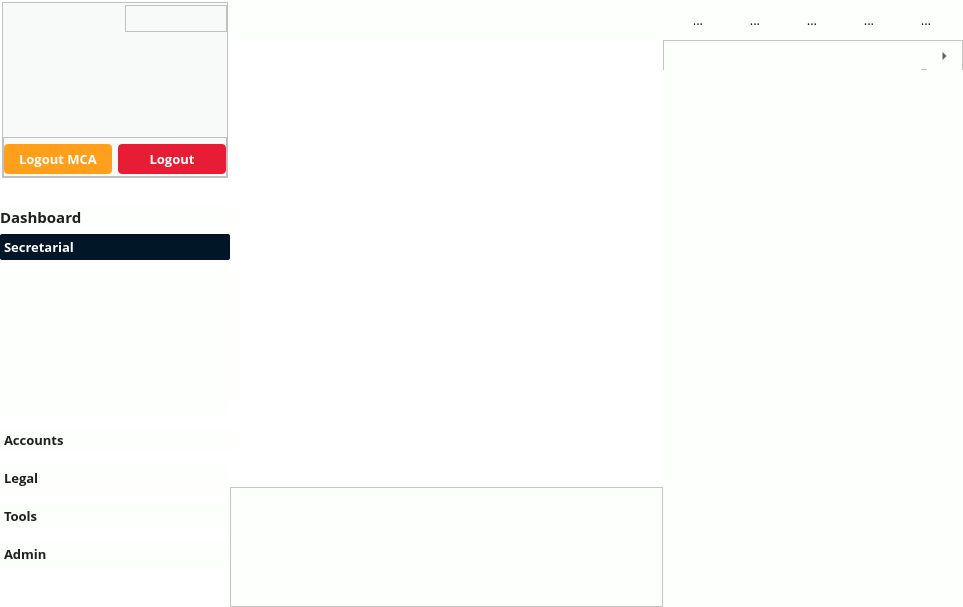
<?xml version="1.0" encoding="UTF-8"?>
<ui version="4.0">
 <class>HomePage</class>
 <widget class="QWidget" name="HomePage">
  <property name="geometry">
   <rect>
    <x>0</x>
    <y>0</y>
    <width>963</width>
    <height>607</height>
   </rect>
  </property>
  <property name="windowTitle">
   <string>Form</string>
  </property>
  <property name="styleSheet">
   <string notr="true">background-color: rgb(253, 255, 252);</string>
  </property>
  <layout class="QGridLayout" name="gridLayout">
   <property name="leftMargin">
    <number>0</number>
   </property>
   <property name="topMargin">
    <number>0</number>
   </property>
   <property name="rightMargin">
    <number>0</number>
   </property>
   <property name="bottomMargin">
    <number>0</number>
   </property>
   <property name="spacing">
    <number>0</number>
   </property>
   <item row="1" column="1">
    <widget class="QWidget" name="MainWindow" native="true">
     <property name="sizePolicy">
      <sizepolicy hsizetype="Expanding" vsizetype="Expanding">
       <horstretch>0</horstretch>
       <verstretch>0</verstretch>
      </sizepolicy>
     </property>
     <property name="font">
      <font>
       <family>Open Sans</family>
       <pointsize>10</pointsize>
       <stylestrategy>PreferAntialias</stylestrategy>
       <kerning>true</kerning>
      </font>
     </property>
     <property name="styleSheet">
      <string notr="true">background-color: rgb(255, 255, 255);</string>
     </property>
    </widget>
   </item>
   <item row="2" column="1">
    <widget class="QFrame" name="toasts">
     <property name="sizePolicy">
      <sizepolicy hsizetype="Expanding" vsizetype="Expanding">
       <horstretch>0</horstretch>
       <verstretch>0</verstretch>
      </sizepolicy>
     </property>
     <property name="minimumSize">
      <size>
       <width>0</width>
       <height>120</height>
      </size>
     </property>
     <property name="maximumSize">
      <size>
       <width>16777215</width>
       <height>120</height>
      </size>
     </property>
     <property name="font">
      <font>
       <family>Georgia</family>
       <pointsize>10</pointsize>
      </font>
     </property>
     <property name="frameShape">
      <enum>QFrame::StyledPanel</enum>
     </property>
     <property name="frameShadow">
      <enum>QFrame::Raised</enum>
     </property>
     <layout class="QHBoxLayout" name="horizontalLayout_2">
      <property name="leftMargin">
       <number>0</number>
      </property>
      <property name="topMargin">
       <number>0</number>
      </property>
      <property name="rightMargin">
       <number>0</number>
      </property>
      <property name="bottomMargin">
       <number>0</number>
      </property>
     </layout>
    </widget>
   </item>
   <item row="1" column="2" rowspan="2">
    <widget class="QWidget" name="RightBar" native="true">
     <property name="sizePolicy">
      <sizepolicy hsizetype="Expanding" vsizetype="Expanding">
       <horstretch>0</horstretch>
       <verstretch>0</verstretch>
      </sizepolicy>
     </property>
     <property name="minimumSize">
      <size>
       <width>0</width>
       <height>0</height>
      </size>
     </property>
     <property name="maximumSize">
      <size>
       <width>300</width>
       <height>16777215</height>
      </size>
     </property>
     <property name="font">
      <font>
       <family>Georgia</family>
       <pointsize>10</pointsize>
      </font>
     </property>
     <property name="styleSheet">
      <string notr="true"/>
     </property>
     <layout class="QGridLayout" name="gridLayout_2">
      <property name="leftMargin">
       <number>0</number>
      </property>
      <property name="topMargin">
       <number>0</number>
      </property>
      <property name="rightMargin">
       <number>0</number>
      </property>
      <property name="bottomMargin">
       <number>0</number>
      </property>
      <property name="horizontalSpacing">
       <number>0</number>
      </property>
      <item row="0" column="0">
       <widget class="QFrame" name="frame">
        <property name="minimumSize">
         <size>
          <width>0</width>
          <height>30</height>
         </size>
        </property>
        <property name="maximumSize">
         <size>
          <width>16777215</width>
          <height>30</height>
         </size>
        </property>
        <property name="font">
         <font>
          <family>Georgia</family>
          <pointsize>10</pointsize>
         </font>
        </property>
        <property name="frameShape">
         <enum>QFrame::StyledPanel</enum>
        </property>
        <property name="frameShadow">
         <enum>QFrame::Raised</enum>
        </property>
        <layout class="QHBoxLayout" name="horizontalLayout_3">
         <property name="leftMargin">
          <number>0</number>
         </property>
         <property name="topMargin">
          <number>0</number>
         </property>
         <property name="rightMargin">
          <number>0</number>
         </property>
         <property name="bottomMargin">
          <number>0</number>
         </property>
         <item>
          <widget class="QLabel" name="WidgetTitle">
           <property name="sizePolicy">
            <sizepolicy hsizetype="Expanding" vsizetype="Expanding">
             <horstretch>0</horstretch>
             <verstretch>0</verstretch>
            </sizepolicy>
           </property>
           <property name="minimumSize">
            <size>
             <width>0</width>
             <height>30</height>
            </size>
           </property>
           <property name="maximumSize">
            <size>
             <width>16777215</width>
             <height>40</height>
            </size>
           </property>
           <property name="font">
            <font>
             <family>Georgia</family>
             <pointsize>10</pointsize>
             <weight>75</weight>
             <bold>true</bold>
             <stylestrategy>PreferAntialias</stylestrategy>
            </font>
           </property>
           <property name="text">
            <string/>
           </property>
           <property name="alignment">
            <set>Qt::AlignCenter</set>
           </property>
          </widget>
         </item>
         <item>
          <widget class="QToolButton" name="closeRightBar">
           <property name="minimumSize">
            <size>
             <width>35</width>
             <height>30</height>
            </size>
           </property>
           <property name="maximumSize">
            <size>
             <width>35</width>
             <height>35</height>
            </size>
           </property>
           <property name="font">
            <font>
             <family>Georgia</family>
             <pointsize>10</pointsize>
            </font>
           </property>
           <property name="text">
            <string>...</string>
           </property>
           <property name="autoRaise">
            <bool>true</bool>
           </property>
           <property name="arrowType">
            <enum>Qt::RightArrow</enum>
           </property>
          </widget>
         </item>
        </layout>
       </widget>
      </item>
      <item row="1" column="0" colspan="2">
       <widget class="QWidget" name="WidgetWindow" native="true">
        <property name="sizePolicy">
         <sizepolicy hsizetype="Expanding" vsizetype="Expanding">
          <horstretch>0</horstretch>
          <verstretch>0</verstretch>
         </sizepolicy>
        </property>
        <property name="maximumSize">
         <size>
          <width>300</width>
          <height>16777215</height>
         </size>
        </property>
        <property name="font">
         <font>
          <family>Georgia</family>
          <pointsize>10</pointsize>
         </font>
        </property>
       </widget>
      </item>
     </layout>
    </widget>
   </item>
   <item row="0" column="1" colspan="2">
    <widget class="QWidget" name="HeadBar" native="true">
     <property name="sizePolicy">
      <sizepolicy hsizetype="Expanding" vsizetype="Expanding">
       <horstretch>0</horstretch>
       <verstretch>0</verstretch>
      </sizepolicy>
     </property>
     <property name="minimumSize">
      <size>
       <width>0</width>
       <height>40</height>
      </size>
     </property>
     <property name="maximumSize">
      <size>
       <width>16777215</width>
       <height>40</height>
      </size>
     </property>
     <property name="font">
      <font>
       <family>Open Sans</family>
       <pointsize>10</pointsize>
       <stylestrategy>PreferAntialias</stylestrategy>
       <kerning>true</kerning>
      </font>
     </property>
     <property name="styleSheet">
      <string notr="true">background-color: rgb(253, 255, 252);</string>
     </property>
     <layout class="QGridLayout" name="gridLayout_4">
      <property name="leftMargin">
       <number>0</number>
      </property>
      <property name="topMargin">
       <number>0</number>
      </property>
      <property name="rightMargin">
       <number>0</number>
      </property>
      <property name="bottomMargin">
       <number>0</number>
      </property>
      <item row="0" column="2">
       <widget class="QWidget" name="widget_2" native="true">
        <property name="maximumSize">
         <size>
          <width>301</width>
          <height>16777215</height>
         </size>
        </property>
        <property name="font">
         <font>
          <family>Open Sans</family>
          <pointsize>10</pointsize>
          <stylestrategy>PreferAntialias</stylestrategy>
          <kerning>true</kerning>
         </font>
        </property>
        <property name="styleSheet">
         <string notr="true">background-color: rgb(253, 255, 252);</string>
        </property>
        <layout class="QGridLayout" name="gridLayout_5">
         <property name="leftMargin">
          <number>5</number>
         </property>
         <property name="topMargin">
          <number>5</number>
         </property>
         <property name="rightMargin">
          <number>5</number>
         </property>
         <property name="bottomMargin">
          <number>5</number>
         </property>
         <item row="0" column="3">
          <widget class="QToolButton" name="News">
           <property name="sizePolicy">
            <sizepolicy hsizetype="Expanding" vsizetype="Expanding">
             <horstretch>0</horstretch>
             <verstretch>0</verstretch>
            </sizepolicy>
           </property>
           <property name="minimumSize">
            <size>
             <width>40</width>
             <height>0</height>
            </size>
           </property>
           <property name="maximumSize">
            <size>
             <width>35</width>
             <height>16777215</height>
            </size>
           </property>
           <property name="font">
            <font>
             <family>Open Sans</family>
             <pointsize>10</pointsize>
             <stylestrategy>PreferAntialias</stylestrategy>
             <kerning>true</kerning>
            </font>
           </property>
           <property name="text">
            <string>...</string>
           </property>
           <property name="iconSize">
            <size>
             <width>64</width>
             <height>64</height>
            </size>
           </property>
           <property name="autoRaise">
            <bool>true</bool>
           </property>
          </widget>
         </item>
         <item row="0" column="2">
          <widget class="QToolButton" name="Chat">
           <property name="sizePolicy">
            <sizepolicy hsizetype="Expanding" vsizetype="Expanding">
             <horstretch>0</horstretch>
             <verstretch>0</verstretch>
            </sizepolicy>
           </property>
           <property name="minimumSize">
            <size>
             <width>40</width>
             <height>0</height>
            </size>
           </property>
           <property name="maximumSize">
            <size>
             <width>35</width>
             <height>16777215</height>
            </size>
           </property>
           <property name="font">
            <font>
             <family>Open Sans</family>
             <pointsize>10</pointsize>
             <stylestrategy>PreferAntialias</stylestrategy>
             <kerning>true</kerning>
            </font>
           </property>
           <property name="text">
            <string>...</string>
           </property>
           <property name="iconSize">
            <size>
             <width>64</width>
             <height>64</height>
            </size>
           </property>
           <property name="autoRaise">
            <bool>true</bool>
           </property>
          </widget>
         </item>
         <item row="0" column="0">
          <widget class="QToolButton" name="Quickref">
           <property name="sizePolicy">
            <sizepolicy hsizetype="Expanding" vsizetype="Expanding">
             <horstretch>0</horstretch>
             <verstretch>0</verstretch>
            </sizepolicy>
           </property>
           <property name="minimumSize">
            <size>
             <width>40</width>
             <height>0</height>
            </size>
           </property>
           <property name="maximumSize">
            <size>
             <width>35</width>
             <height>16777215</height>
            </size>
           </property>
           <property name="font">
            <font>
             <family>Open Sans</family>
             <pointsize>10</pointsize>
             <stylestrategy>PreferAntialias</stylestrategy>
             <kerning>true</kerning>
            </font>
           </property>
           <property name="text">
            <string>...</string>
           </property>
           <property name="iconSize">
            <size>
             <width>48</width>
             <height>48</height>
            </size>
           </property>
           <property name="popupMode">
            <enum>QToolButton::InstantPopup</enum>
           </property>
           <property name="toolButtonStyle">
            <enum>Qt::ToolButtonIconOnly</enum>
           </property>
           <property name="autoRaise">
            <bool>true</bool>
           </property>
           <property name="arrowType">
            <enum>Qt::NoArrow</enum>
           </property>
          </widget>
         </item>
         <item row="0" column="1">
          <widget class="QToolButton" name="MasterData">
           <property name="sizePolicy">
            <sizepolicy hsizetype="Expanding" vsizetype="Expanding">
             <horstretch>0</horstretch>
             <verstretch>0</verstretch>
            </sizepolicy>
           </property>
           <property name="minimumSize">
            <size>
             <width>40</width>
             <height>0</height>
            </size>
           </property>
           <property name="maximumSize">
            <size>
             <width>35</width>
             <height>16777215</height>
            </size>
           </property>
           <property name="font">
            <font>
             <family>Open Sans</family>
             <pointsize>10</pointsize>
             <stylestrategy>PreferAntialias</stylestrategy>
             <kerning>true</kerning>
            </font>
           </property>
           <property name="text">
            <string>...</string>
           </property>
           <property name="iconSize">
            <size>
             <width>64</width>
             <height>64</height>
            </size>
           </property>
           <property name="autoRaise">
            <bool>true</bool>
           </property>
          </widget>
         </item>
         <item row="0" column="4">
          <widget class="QToolButton" name="Logout">
           <property name="sizePolicy">
            <sizepolicy hsizetype="Expanding" vsizetype="Expanding">
             <horstretch>0</horstretch>
             <verstretch>0</verstretch>
            </sizepolicy>
           </property>
           <property name="minimumSize">
            <size>
             <width>40</width>
             <height>0</height>
            </size>
           </property>
           <property name="maximumSize">
            <size>
             <width>35</width>
             <height>16777215</height>
            </size>
           </property>
           <property name="font">
            <font>
             <family>Open Sans</family>
             <pointsize>10</pointsize>
             <stylestrategy>PreferAntialias</stylestrategy>
             <kerning>true</kerning>
            </font>
           </property>
           <property name="text">
            <string>...</string>
           </property>
           <property name="iconSize">
            <size>
             <width>64</width>
             <height>64</height>
            </size>
           </property>
           <property name="autoRaise">
            <bool>true</bool>
           </property>
          </widget>
         </item>
        </layout>
       </widget>
      </item>
      <item row="0" column="1">
       <widget class="QWidget" name="widget" native="true">
        <property name="font">
         <font>
          <family>Open Sans</family>
          <pointsize>10</pointsize>
          <stylestrategy>PreferAntialias</stylestrategy>
          <kerning>true</kerning>
         </font>
        </property>
        <layout class="QGridLayout" name="gridLayout_6">
         <property name="leftMargin">
          <number>0</number>
         </property>
         <property name="topMargin">
          <number>0</number>
         </property>
         <property name="rightMargin">
          <number>0</number>
         </property>
         <property name="bottomMargin">
          <number>0</number>
         </property>
         <item row="0" column="1">
          <widget class="QLabel" name="WidgetTitleText">
           <property name="font">
            <font>
             <family>Open Sans</family>
             <pointsize>10</pointsize>
             <weight>75</weight>
             <bold>true</bold>
             <stylestrategy>PreferAntialias</stylestrategy>
             <kerning>true</kerning>
            </font>
           </property>
           <property name="text">
            <string/>
           </property>
           <property name="alignment">
            <set>Qt::AlignCenter</set>
           </property>
          </widget>
         </item>
         <item row="0" column="0">
          <widget class="QPushButton" name="menuButton">
           <property name="sizePolicy">
            <sizepolicy hsizetype="Expanding" vsizetype="Expanding">
             <horstretch>0</horstretch>
             <verstretch>0</verstretch>
            </sizepolicy>
           </property>
           <property name="minimumSize">
            <size>
             <width>40</width>
             <height>0</height>
            </size>
           </property>
           <property name="maximumSize">
            <size>
             <width>40</width>
             <height>16777215</height>
            </size>
           </property>
           <property name="font">
            <font>
             <family>Open Sans</family>
             <pointsize>10</pointsize>
             <stylestrategy>PreferAntialias</stylestrategy>
             <kerning>true</kerning>
            </font>
           </property>
           <property name="text">
            <string/>
           </property>
           <property name="flat">
            <bool>true</bool>
           </property>
          </widget>
         </item>
        </layout>
       </widget>
      </item>
     </layout>
    </widget>
   </item>
   <item row="0" column="0" rowspan="3">
    <widget class="QWidget" name="MenuBar" native="true">
     <property name="minimumSize">
      <size>
       <width>230</width>
       <height>0</height>
      </size>
     </property>
     <property name="maximumSize">
      <size>
       <width>230</width>
       <height>16777215</height>
      </size>
     </property>
     <property name="font">
      <font>
       <family>Open Sans</family>
       <pointsize>10</pointsize>
       <stylestrategy>PreferAntialias</stylestrategy>
       <kerning>true</kerning>
      </font>
     </property>
     <property name="styleSheet">
      <string notr="true">background-color: rgb(255, 255, 255);</string>
     </property>
     <layout class="QVBoxLayout" name="verticalLayout">
      <property name="leftMargin">
       <number>0</number>
      </property>
      <property name="topMargin">
       <number>0</number>
      </property>
      <property name="rightMargin">
       <number>0</number>
      </property>
      <property name="bottomMargin">
       <number>0</number>
      </property>
      <item>
       <widget class="QWidget" name="UserInfo" native="true">
        <property name="minimumSize">
         <size>
          <width>0</width>
          <height>180</height>
         </size>
        </property>
        <property name="maximumSize">
         <size>
          <width>16777215</width>
          <height>180</height>
         </size>
        </property>
        <property name="font">
         <font>
          <family>Open Sans</family>
          <stylestrategy>PreferAntialias</stylestrategy>
          <kerning>true</kerning>
         </font>
        </property>
        <layout class="QGridLayout" name="gridLayout_14">
         <property name="leftMargin">
          <number>2</number>
         </property>
         <property name="topMargin">
          <number>2</number>
         </property>
         <property name="rightMargin">
          <number>2</number>
         </property>
         <property name="bottomMargin">
          <number>2</number>
         </property>
         <item row="0" column="0">
          <widget class="QFrame" name="frame_2">
           <property name="maximumSize">
            <size>
             <width>16777215</width>
             <height>16777215</height>
            </size>
           </property>
           <property name="font">
            <font>
             <family>Open Sans</family>
             <stylestrategy>PreferAntialias</stylestrategy>
             <kerning>true</kerning>
            </font>
           </property>
           <property name="styleSheet">
            <string notr="true">background-color: rgb(248, 249, 249);</string>
           </property>
           <property name="frameShape">
            <enum>QFrame::StyledPanel</enum>
           </property>
           <property name="frameShadow">
            <enum>QFrame::Raised</enum>
           </property>
           <layout class="QGridLayout" name="gridLayout_13">
            <property name="leftMargin">
             <number>0</number>
            </property>
            <property name="topMargin">
             <number>2</number>
            </property>
            <property name="rightMargin">
             <number>0</number>
            </property>
            <property name="bottomMargin">
             <number>0</number>
            </property>
            <item row="2" column="2">
             <spacer name="horizontalSpacer_2">
              <property name="font">
               <font>
                <family>Open Sans</family>
                <stylestrategy>PreferAntialias</stylestrategy>
                <kerning>true</kerning>
               </font>
              </property>
              <property name="orientation">
               <enum>Qt::Horizontal</enum>
              </property>
              <property name="sizeHint" stdset="0">
               <size>
                <width>40</width>
                <height>20</height>
               </size>
              </property>
             </spacer>
            </item>
            <item row="0" column="2">
             <widget class="QFrame" name="frame_3">
              <property name="font">
               <font>
                <family>Open Sans</family>
                <stylestrategy>PreferAntialias</stylestrategy>
                <kerning>true</kerning>
               </font>
              </property>
              <property name="frameShape">
               <enum>QFrame::StyledPanel</enum>
              </property>
              <property name="frameShadow">
               <enum>QFrame::Raised</enum>
              </property>
              <layout class="QGridLayout" name="gridLayout_15">
               <property name="leftMargin">
                <number>0</number>
               </property>
               <property name="topMargin">
                <number>0</number>
               </property>
               <property name="rightMargin">
                <number>0</number>
               </property>
               <property name="bottomMargin">
                <number>0</number>
               </property>
               <item row="0" column="0">
                <spacer name="horizontalSpacer_3">
                 <property name="font">
                  <font>
                   <family>Open Sans</family>
                   <stylestrategy>PreferAntialias</stylestrategy>
                   <kerning>true</kerning>
                  </font>
                 </property>
                 <property name="orientation">
                  <enum>Qt::Horizontal</enum>
                 </property>
                 <property name="sizeHint" stdset="0">
                  <size>
                   <width>40</width>
                   <height>20</height>
                  </size>
                 </property>
                </spacer>
               </item>
               <item row="0" column="1">
                <widget class="QPushButton" name="settings">
                 <property name="font">
                  <font>
                   <family>Open Sans</family>
                   <stylestrategy>PreferAntialias</stylestrategy>
                   <kerning>true</kerning>
                  </font>
                 </property>
                 <property name="text">
                  <string/>
                 </property>
                 <property name="iconSize">
                  <size>
                   <width>16</width>
                   <height>16</height>
                  </size>
                 </property>
                 <property name="autoDefault">
                  <bool>false</bool>
                 </property>
                 <property name="default">
                  <bool>false</bool>
                 </property>
                 <property name="flat">
                  <bool>true</bool>
                 </property>
                </widget>
               </item>
              </layout>
             </widget>
            </item>
            <item row="2" column="0">
             <spacer name="horizontalSpacer">
              <property name="font">
               <font>
                <family>Open Sans</family>
                <stylestrategy>PreferAntialias</stylestrategy>
                <kerning>true</kerning>
               </font>
              </property>
              <property name="orientation">
               <enum>Qt::Horizontal</enum>
              </property>
              <property name="sizeHint" stdset="0">
               <size>
                <width>40</width>
                <height>20</height>
               </size>
              </property>
             </spacer>
            </item>
            <item row="2" column="1">
             <widget class="QLabel" name="avatar">
              <property name="minimumSize">
               <size>
                <width>0</width>
                <height>40</height>
               </size>
              </property>
              <property name="maximumSize">
               <size>
                <width>40</width>
                <height>40</height>
               </size>
              </property>
              <property name="font">
               <font>
                <family>Open Sans</family>
                <stylestrategy>PreferAntialias</stylestrategy>
                <kerning>true</kerning>
               </font>
              </property>
              <property name="styleSheet">
               <string notr="true">background-color:rgb(248, 249, 249);
border-radius:15;
border-width: 1px;
</string>
              </property>
              <property name="text">
               <string/>
              </property>
              <property name="pixmap">
               <pixmap>../../Icon/avatar.png</pixmap>
              </property>
              <property name="scaledContents">
               <bool>true</bool>
              </property>
              <property name="alignment">
               <set>Qt::AlignCenter</set>
              </property>
             </widget>
            </item>
            <item row="6" column="0" colspan="3">
             <widget class="QFrame" name="frame_4">
              <property name="minimumSize">
               <size>
                <width>0</width>
                <height>40</height>
               </size>
              </property>
              <property name="maximumSize">
               <size>
                <width>16777215</width>
                <height>40</height>
               </size>
              </property>
              <property name="font">
               <font>
                <family>Open Sans</family>
                <stylestrategy>PreferAntialias</stylestrategy>
                <kerning>true</kerning>
               </font>
              </property>
              <property name="frameShape">
               <enum>QFrame::StyledPanel</enum>
              </property>
              <property name="frameShadow">
               <enum>QFrame::Raised</enum>
              </property>
              <layout class="QHBoxLayout" name="horizontalLayout">
               <property name="leftMargin">
                <number>0</number>
               </property>
               <property name="topMargin">
                <number>0</number>
               </property>
               <property name="rightMargin">
                <number>0</number>
               </property>
               <property name="bottomMargin">
                <number>0</number>
               </property>
               <item>
                <widget class="QPushButton" name="MCALogout">
                 <property name="sizePolicy">
                  <sizepolicy hsizetype="Expanding" vsizetype="Expanding">
                   <horstretch>0</horstretch>
                   <verstretch>0</verstretch>
                  </sizepolicy>
                 </property>
                 <property name="minimumSize">
                  <size>
                   <width>0</width>
                   <height>30</height>
                  </size>
                 </property>
                 <property name="maximumSize">
                  <size>
                   <width>16777215</width>
                   <height>25</height>
                  </size>
                 </property>
                 <property name="font">
                  <font>
                   <family>Open Sans</family>
                   <pointsize>10</pointsize>
                   <weight>75</weight>
                   <bold>true</bold>
                   <stylestrategy>PreferAntialias</stylestrategy>
                   <kerning>true</kerning>
                  </font>
                 </property>
                 <property name="styleSheet">
                  <string notr="true">border-width: 2px;
border-radius: 4px;
background-color:rgb(255, 159, 28);
color: rgb(255, 255, 255);</string>
                 </property>
                 <property name="text">
                  <string>Logout MCA</string>
                 </property>
                </widget>
               </item>
               <item>
                <widget class="QPushButton" name="logoutBtn">
                 <property name="sizePolicy">
                  <sizepolicy hsizetype="Expanding" vsizetype="Fixed">
                   <horstretch>0</horstretch>
                   <verstretch>0</verstretch>
                  </sizepolicy>
                 </property>
                 <property name="minimumSize">
                  <size>
                   <width>0</width>
                   <height>30</height>
                  </size>
                 </property>
                 <property name="maximumSize">
                  <size>
                   <width>16777215</width>
                   <height>25</height>
                  </size>
                 </property>
                 <property name="font">
                  <font>
                   <family>Open Sans</family>
                   <pointsize>10</pointsize>
                   <weight>75</weight>
                   <bold>true</bold>
                   <stylestrategy>PreferAntialias</stylestrategy>
                   <kerning>true</kerning>
                  </font>
                 </property>
                 <property name="cursor">
                  <cursorShape>PointingHandCursor</cursorShape>
                 </property>
                 <property name="styleSheet">
                  <string notr="true">border-width: 2px;
border-radius: 4px;
background-color: rgb(231, 29, 54);
color: rgb(255, 255, 255);</string>
                 </property>
                 <property name="text">
                  <string>Logout</string>
                 </property>
                </widget>
               </item>
              </layout>
             </widget>
            </item>
            <item row="5" column="0" colspan="3">
             <widget class="QLabel" name="role">
              <property name="font">
               <font>
                <family>Open Sans</family>
                <pointsize>10</pointsize>
                <stylestrategy>PreferAntialias</stylestrategy>
                <kerning>true</kerning>
               </font>
              </property>
              <property name="styleSheet">
               <string notr="true">color: rgb(15, 15, 15);</string>
              </property>
              <property name="text">
               <string/>
              </property>
              <property name="alignment">
               <set>Qt::AlignCenter</set>
              </property>
             </widget>
            </item>
            <item row="4" column="0" colspan="3">
             <widget class="QLabel" name="Name">
              <property name="font">
               <font>
                <family>Open Sans</family>
                <pointsize>10</pointsize>
                <weight>75</weight>
                <bold>true</bold>
                <stylestrategy>PreferAntialias</stylestrategy>
                <kerning>true</kerning>
               </font>
              </property>
              <property name="styleSheet">
               <string notr="true">color: rgb(15, 15, 15);</string>
              </property>
              <property name="text">
               <string/>
              </property>
              <property name="alignment">
               <set>Qt::AlignCenter</set>
              </property>
             </widget>
            </item>
           </layout>
          </widget>
         </item>
        </layout>
       </widget>
      </item>
      <item>
       <spacer name="verticalSpacer">
        <property name="orientation">
         <enum>Qt::Vertical</enum>
        </property>
        <property name="sizeType">
         <enum>QSizePolicy::Fixed</enum>
        </property>
        <property name="sizeHint" stdset="0">
         <size>
          <width>20</width>
          <height>20</height>
         </size>
        </property>
       </spacer>
      </item>
      <item>
       <widget class="QPushButton" name="DASHBOARD">
        <property name="sizePolicy">
         <sizepolicy hsizetype="Expanding" vsizetype="Fixed">
          <horstretch>0</horstretch>
          <verstretch>0</verstretch>
         </sizepolicy>
        </property>
        <property name="font">
         <font>
          <family>Open Sans</family>
          <pointsize>11</pointsize>
          <weight>75</weight>
          <bold>true</bold>
         </font>
        </property>
        <property name="styleSheet">
         <string notr="true">QPushButton{
text-align:left;
border-width: 1px;
border-radius: 2px;
background:rgb(253, 255, 252);
color:rgb(31, 31, 31);
icon-size: 32px; }

QPushButton::hover{
background:rgb(235, 235, 235);
color:rgb(0, 12, 17);}

QPushButton::clicked{
background-color : red;}




</string>
        </property>
        <property name="text">
         <string>Dashboard</string>
        </property>
       </widget>
      </item>
      <item>
       <widget class="QToolBox" name="leftBar">
        <property name="sizePolicy">
         <sizepolicy hsizetype="Expanding" vsizetype="Expanding">
          <horstretch>0</horstretch>
          <verstretch>0</verstretch>
         </sizepolicy>
        </property>
        <property name="font">
         <font>
          <family>Open Sans</family>
          <pointsize>10</pointsize>
          <weight>75</weight>
          <bold>true</bold>
          <stylestrategy>PreferAntialias</stylestrategy>
          <kerning>true</kerning>
         </font>
        </property>
        <property name="styleSheet">
         <string notr="true">QToolBox::Tab{border-width: 
1px;border-radius: 2px;
background:rgb(253, 255, 252);
color:rgb(31, 31, 31);}

QToolBox::Tab:selected{
background:rgb(1, 22, 39);
color:rgb(255, 255, 255)}

QToolBox::Tab:hover{
background:rgb(235, 235, 235);
color:rgb(0, 12, 17)}

QToolBox{ icon-size: 32px; }

</string>
        </property>
        <property name="frameShape">
         <enum>QFrame::NoFrame</enum>
        </property>
        <property name="frameShadow">
         <enum>QFrame::Raised</enum>
        </property>
        <property name="currentIndex">
         <number>0</number>
        </property>
        <property name="tabSpacing">
         <number>12</number>
        </property>
        <widget class="QWidget" name="SECRETARIAL">
         <property name="geometry">
          <rect>
           <x>0</x>
           <y>0</y>
           <width>230</width>
           <height>133</height>
          </rect>
         </property>
         <property name="font">
          <font>
           <family>Georgia</family>
           <pointsize>10</pointsize>
          </font>
         </property>
         <property name="styleSheet">
          <string notr="true">border-color: rgb(255, 85, 0);
background:rgb(253, 255, 252);
color: rgb(255, 255, 255);</string>
         </property>
         <attribute name="label">
          <string>Secretarial</string>
         </attribute>
         <layout class="QGridLayout" name="gridLayout_7">
          <property name="leftMargin">
           <number>0</number>
          </property>
          <property name="topMargin">
           <number>0</number>
          </property>
          <property name="rightMargin">
           <number>0</number>
          </property>
          <property name="bottomMargin">
           <number>0</number>
          </property>
         </layout>
        </widget>
        <widget class="QWidget" name="ACCOUNTS">
         <property name="geometry">
          <rect>
           <x>0</x>
           <y>0</y>
           <width>230</width>
           <height>133</height>
          </rect>
         </property>
         <property name="font">
          <font>
           <family>Georgia</family>
           <pointsize>10</pointsize>
          </font>
         </property>
         <property name="styleSheet">
          <string notr="true">border-color: rgb(255, 85, 0);
background:rgb(253, 255, 252);
color: rgb(255, 255, 255);</string>
         </property>
         <attribute name="label">
          <string>Accounts</string>
         </attribute>
         <layout class="QGridLayout" name="gridLayout_9">
          <property name="leftMargin">
           <number>0</number>
          </property>
          <property name="topMargin">
           <number>0</number>
          </property>
          <property name="rightMargin">
           <number>0</number>
          </property>
          <property name="bottomMargin">
           <number>0</number>
          </property>
         </layout>
        </widget>
        <widget class="QWidget" name="LEGAL">
         <property name="geometry">
          <rect>
           <x>0</x>
           <y>0</y>
           <width>230</width>
           <height>133</height>
          </rect>
         </property>
         <property name="font">
          <font>
           <family>Georgia</family>
           <pointsize>10</pointsize>
          </font>
         </property>
         <property name="styleSheet">
          <string notr="true">border-color: rgb(255, 85, 0);
background:rgb(253, 255, 252);
color: rgb(255, 255, 255);</string>
         </property>
         <attribute name="label">
          <string>Legal</string>
         </attribute>
         <layout class="QGridLayout" name="gridLayout_10">
          <property name="leftMargin">
           <number>0</number>
          </property>
          <property name="topMargin">
           <number>0</number>
          </property>
          <property name="rightMargin">
           <number>0</number>
          </property>
          <property name="bottomMargin">
           <number>0</number>
          </property>
         </layout>
        </widget>
        <widget class="QWidget" name="TOOLS">
         <property name="geometry">
          <rect>
           <x>0</x>
           <y>0</y>
           <width>230</width>
           <height>133</height>
          </rect>
         </property>
         <property name="font">
          <font>
           <family>Georgia</family>
           <pointsize>10</pointsize>
          </font>
         </property>
         <property name="styleSheet">
          <string notr="true">border-color: rgb(255, 85, 0);
background:rgb(253, 255, 252);
color: rgb(255, 255, 255);</string>
         </property>
         <attribute name="label">
          <string>Tools</string>
         </attribute>
         <layout class="QGridLayout" name="gridLayout_11">
          <property name="leftMargin">
           <number>0</number>
          </property>
          <property name="topMargin">
           <number>0</number>
          </property>
          <property name="rightMargin">
           <number>0</number>
          </property>
          <property name="bottomMargin">
           <number>0</number>
          </property>
         </layout>
        </widget>
        <widget class="QWidget" name="ADMIN">
         <property name="geometry">
          <rect>
           <x>0</x>
           <y>0</y>
           <width>230</width>
           <height>133</height>
          </rect>
         </property>
         <property name="font">
          <font>
           <family>Georgia</family>
           <pointsize>10</pointsize>
          </font>
         </property>
         <property name="styleSheet">
          <string notr="true">border-color: rgb(255, 85, 0);
background:rgb(253, 255, 252);
color: rgb(255, 255, 255);</string>
         </property>
         <attribute name="label">
          <string>Admin</string>
         </attribute>
         <layout class="QGridLayout" name="gridLayout_12">
          <property name="leftMargin">
           <number>0</number>
          </property>
          <property name="topMargin">
           <number>0</number>
          </property>
          <property name="rightMargin">
           <number>0</number>
          </property>
          <property name="bottomMargin">
           <number>0</number>
          </property>
         </layout>
        </widget>
       </widget>
      </item>
      <item>
       <spacer name="verticalSpacer_2">
        <property name="orientation">
         <enum>Qt::Vertical</enum>
        </property>
        <property name="sizeType">
         <enum>QSizePolicy::Fixed</enum>
        </property>
        <property name="sizeHint" stdset="0">
         <size>
          <width>20</width>
          <height>40</height>
         </size>
        </property>
       </spacer>
      </item>
     </layout>
    </widget>
   </item>
  </layout>
 </widget>
 <resources/>
 <connections/>
</ui>
